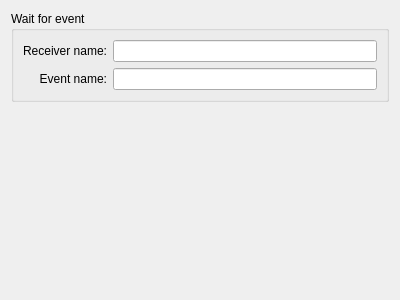
<?xml version="1.0" encoding="UTF-8"?>
<ui version="4.0">
 <class>WaitForEventWidget</class>
 <widget class="QWidget" name="WaitForEventWidget">
  <property name="geometry">
   <rect>
    <x>0</x>
    <y>0</y>
    <width>400</width>
    <height>300</height>
   </rect>
  </property>
  <property name="windowTitle">
   <string comment="@title">Edit event to wait for</string>
  </property>
  <property name="whatsThis">
   <string comment="@info:whatsthis">&lt;para&gt;Set the receiver name and the event to wait for.&lt;/para&gt;</string>
  </property>
  <layout class="QVBoxLayout" name="WaitForEventlVerticalLayout">
   <item>
    <widget class="QGroupBox" name="waitForEventGroupBox">
     <property name="title">
      <string comment="@title:group">Wait for event</string>
     </property>
     <layout class="QHBoxLayout" name="waitForEventGroupBoxHorizontalLayout">
      <item>
       <layout class="QVBoxLayout" name="labelVerticalLayout">
        <item>
         <widget class="QLabel" name="receiverNameLabel">
          <property name="text">
           <string comment="@label:textbox">Receiver name:</string>
          </property>
          <property name="alignment">
           <set>Qt::AlignRight|Qt::AlignTrailing|Qt::AlignVCenter</set>
          </property>
          <property name="buddy">
           <cstring>receiverNameLineEdit</cstring>
          </property>
         </widget>
        </item>
        <item>
         <widget class="QLabel" name="eventNameLabel">
          <property name="text">
           <string comment="@label:textbox">Event name:</string>
          </property>
          <property name="alignment">
           <set>Qt::AlignRight|Qt::AlignTrailing|Qt::AlignVCenter</set>
          </property>
          <property name="buddy">
           <cstring>eventNameLineEdit</cstring>
          </property>
         </widget>
        </item>
       </layout>
      </item>
      <item>
       <layout class="QVBoxLayout" name="valueVerticalLayout">
        <item>
         <widget class="KLineEdit" name="receiverNameLineEdit">
          <property name="whatsThis">
           <string comment="@info:whatsthis">&lt;para&gt;The name of the QObject that receives the event.&lt;/para&gt;
&lt;para&gt;Note that the name is not the class of the object, but the string returned by its objectName() method.&lt;/para&gt;</string>
          </property>
         </widget>
        </item>
        <item>
         <widget class="KLineEdit" name="eventNameLineEdit">
          <property name="whatsThis">
           <string comment="@info:whatsthis">&lt;para&gt;The name of the event.&lt;/para&gt;
&lt;para&gt;The name must not contain the &quot;QEvent::&quot; prefix, only the pure name of the event.&lt;/para&gt;</string>
          </property>
         </widget>
        </item>
       </layout>
      </item>
     </layout>
    </widget>
   </item>
   <item>
    <spacer name="waitForEventWidgetSpacer">
     <property name="orientation">
      <enum>Qt::Vertical</enum>
     </property>
     <property name="sizeHint" stdset="0">
      <size>
       <width>20</width>
       <height>20</height>
      </size>
     </property>
    </spacer>
   </item>
  </layout>
 </widget>
 <customwidgets>
  <customwidget>
   <class>KLineEdit</class>
   <extends>QLineEdit</extends>
   <header>klineedit.h</header>
  </customwidget>
 </customwidgets>
 <resources/>
 <connections/>
</ui>
